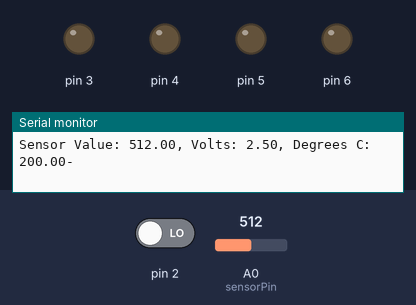
Simulated run of this sketch. Board: Arduino Uno, built with avr-gcc and run on an emulated ATmega328P. On the bench: output pins drawn as LEDs (lit = HIGH), the last lines printed to the serial monitor. Inputs (shaded band) come from the test bench; at power-on: A0 (sensorPin) = 512, pin 2 LOW.

Above: at 1.2 s.
1.3 s: A0 (sensorPin) set to 509
At 2.0 s:
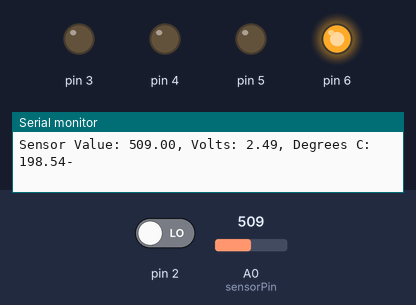
2.8 s: A0 (sensorPin) set to 306
At 3.5 s:
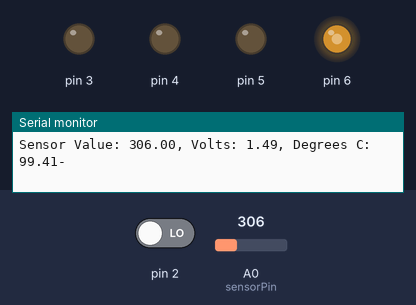
4.4 s: A0 (sensorPin) set to 122
At 4.8 s:
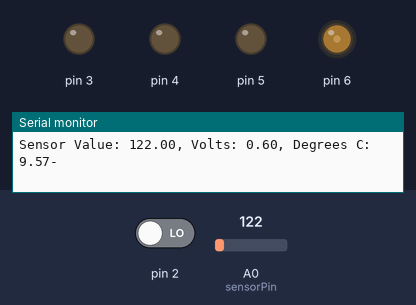
5.9 s: A0 (sensorPin) set to 716
At 6.8 s:
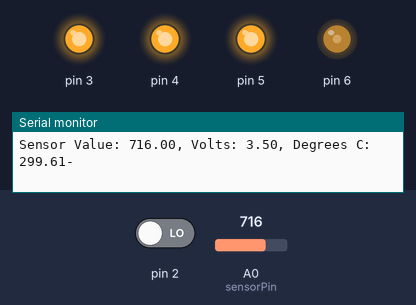
7.4 s: A0 (sensorPin) set to 1023
At 8.4 s:
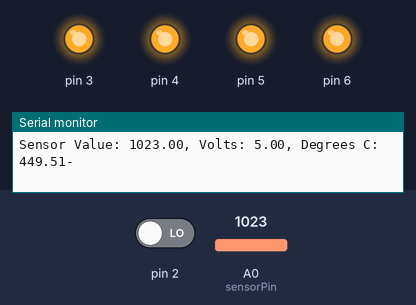
9.0 s: pin 2 driven HIGH
At 9.9 s:
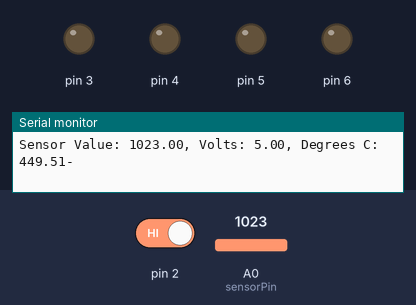
Timing chart, 0 to 11.5 s (numbered marks = the images above; inputs shaded):
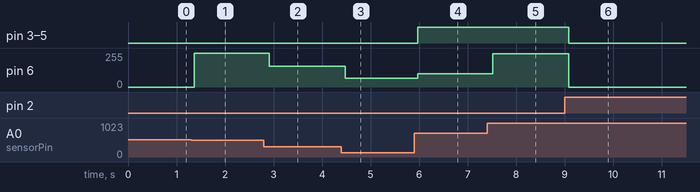

The sketch:

03_love-o-meter.ino
```cpp
const int sensorPin = A0;
float base = 20.0;
int switch1 = digitalRead(2);

/*
- piezo is @ 6
- switch is @ 2
- LEDs @ 3-5
- temp sensor @ A0

*/

float calibration(){
    float s = analogRead(sensorPin);
    float v = (s/1024)*5;
    float t = (v - 0.5)*100;
    return t;
}


void setup(){
    Serial.begin(9600);
    for (int i = 3; i < 6; i++){
        pinMode(i, OUTPUT);
        digitalWrite(i,LOW);
    }
    pinMode(2, INPUT);
    pinMode(A0, INPUT);
    base = calibration();
}

void loop(){
    // BUTTON PRESS
    switch1 = digitalRead(2);
    if (switch1 == HIGH){
        base = calibration();
    }

    // STANDARD VALUE
    float sensorVal = analogRead(sensorPin);
    Serial.print("Sensor Value: ");
    Serial.print(sensorVal);

    // ADC reading to voltage
    float voltage = (sensorVal/1024)*5;
    Serial.print(", Volts: ");
    Serial.print(voltage);

    // Voltage temp to Degrees
    float temp = (voltage - 0.5)*100;
    Serial.print(", Degrees C: ");
    Serial.print(temp);
    Serial.println("-");

    // TURNING ON LIGHTS
    if (temp < base + 2){
        for (int i = 3; i < 6; i++){
            digitalWrite(i, LOW);
        }
    } else if (temp >= base + 2 && temp < base + 4){
        for (int i = 3; i < 6; i++){
            digitalWrite(i, LOW);
        }
        digitalWrite(3, HIGH);
    } else if (temp >= base + 4 && temp < base + 6){
        for (int i = 3; i < 6; i++){
            digitalWrite(i, HIGH);
        }
        digitalWrite(5, LOW);
    } else if (temp >= base + 6){
        for (int i = 3; i < 6; i++){
            digitalWrite(i, HIGH);
        }
    }

    // Piezo
    int sound = temp-base;
    analogWrite(6, sound);

    delay (1);
}
```

Alignment_area.cpp
```cpp
// Format Document: Shift + Alt + f
// Paste below:
```

Measured:
- the behaviour switches between 510 and 509 on A0 (sensorPin) (found by bisection; images 0 and 1)
- after the input at 1.3 s, pin 6: 0/255 → 255/255 after 0.06 s
- after the input at 2.8 s, pin 6: 255/255 → 156/255 after 0.11 s
- after the input at 4.4 s, pin 6: 156/255 → 66/255 after 0.08 s
- after the input at 5.9 s, pin 3–5: LOW → HIGH after 0.07 s; pin 6: 66/255 → 99/255 after 0.07 s
- after the input at 7.4 s, pin 6: 99/255 → 249/255 after 0.11 s
- after the input at 9.0 s, pin 3–5: HIGH → LOW after 0.09 s; pin 6: 249/255 → 0/255 after 0.09 s
